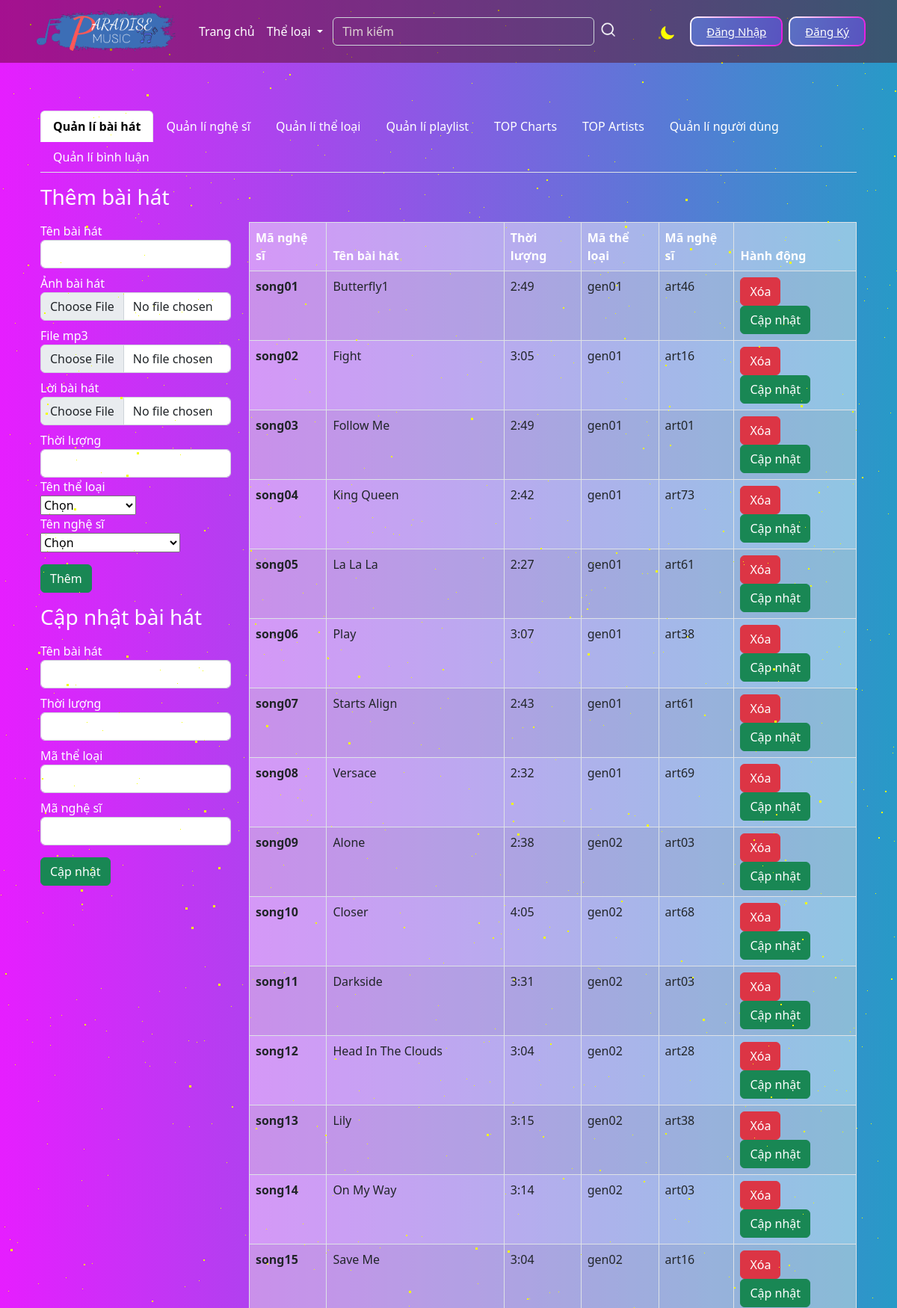
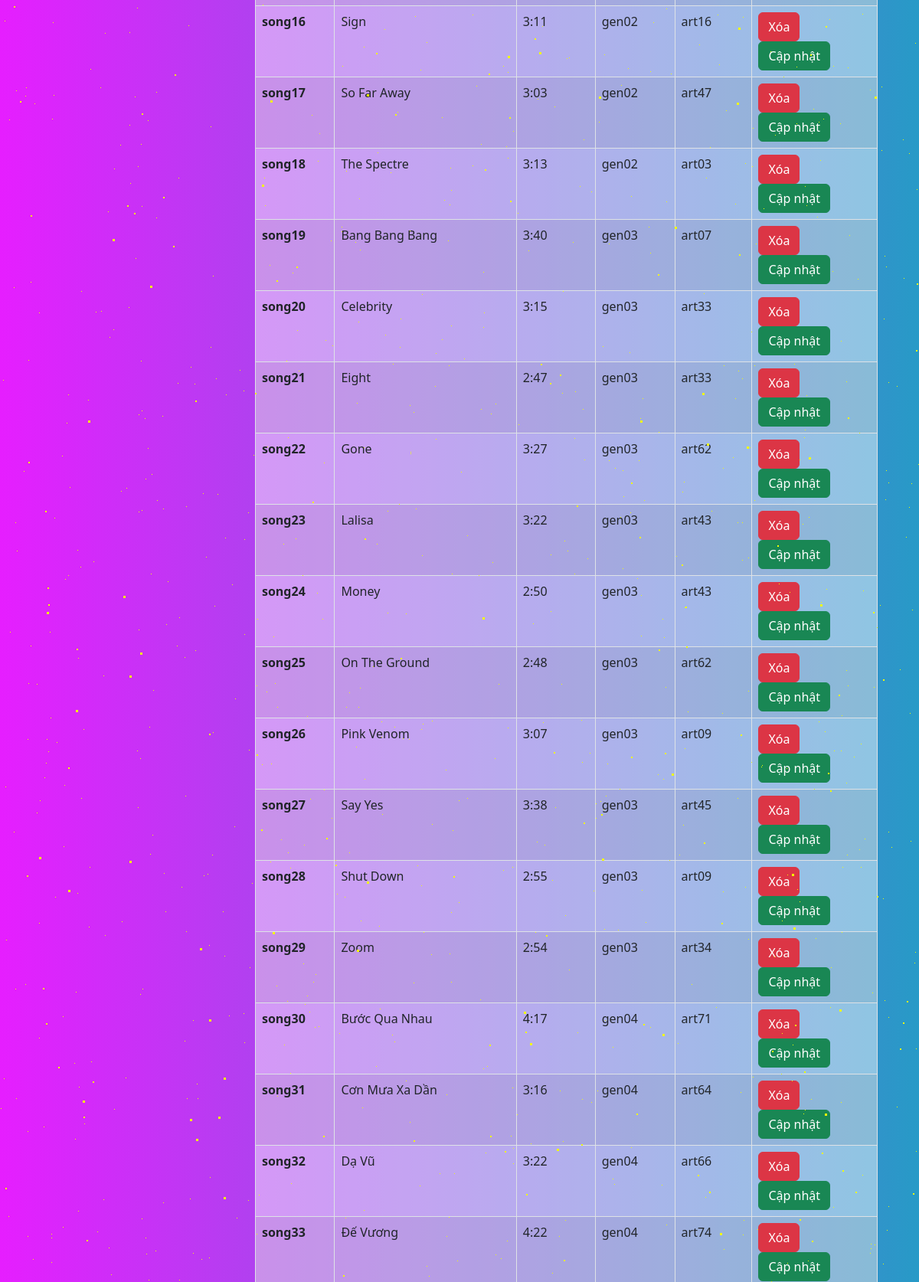
Screenshot of /source/admin.php (upper part) with the database file from the repository (2 pictures, top to bottom).
### tables this page shows
CREATE TABLE `song` (
  `songID` varchar(50) NOT NULL,
  `songName` varchar(50) DEFAULT NULL,
  `songImg` varchar(50) DEFAULT NULL,
  `songPath` varchar(50) DEFAULT NULL,
  `songLyric` varchar(100) DEFAULT NULL,
  `songDuration` varchar(50) DEFAULT NULL,
  `songLiked` int(50) DEFAULT NULL,
  `genreID` varchar(50) DEFAULT NULL,
  `artistID` varchar(50) DEFAULT NULL,
  `ratingStarAverage` float(1,1) DEFAULT NULL
);

### source/admin/loadSong.php (the view)
<?php
echo '
<div class="tab-pane active" id="songManage">
<h3 class=" mt-3 mb-3" style="color: white;">Thêm bài hát</h1>
<div class="row">
    <div class="col-md-3">
    <form action="api/admin/addSong.php" method="post" enctype="multipart/form-data" class="form-horizontal w-100">
    <div class="form-group">
        <label class="control-label" for="songName">Tên bài hát</label>
        <input type="text" class="form-control" name="songName" id="songName" placeholder="">
    </div>
    <div class="form-group mt-2">
        <label class="control-label" for="songImg">Ảnh bài hát</label>
        <input type="file" class="form-control" name="songImg" id="songImg" placeholder="">
    </div>
    <div class="form-group mt-2">
        <label class="control-label" for="songPath">File mp3</label>
        <input type="file" class="form-control" name="songPath" id="songPath" placeholder="">
    </div>
    <div class="form-group mt-2">
        <label class="control-label " for="songLyric">Lời bài hát</label>
        <input type="file" class="form-control" name="songLyric" id="songLyric" placeholder="">
    </div>
    <div class="form-group mt-2">
        <label class="control-label" for="songDuration">Thời lượng</label>
        <input type="text" class="form-control" name="songDuration" id="songDuration" placeholder="">
    </div>
    <div class="form-group mb3">
        <div class="input-group-prepend">
            <label class="control-label" for="genreID">Tên thể loại</label>
        </div>
        <select class="custom-select" name="selectGenre" id="selectGenre">
            <option selected>Chọn</option>';
                $sql = "SELECT * FROM genre";
                $result = mysqli_query($conn, $sql);
                while($row = $result->fetch_assoc()){
                    echo '<option value="'.$row['genreID'].'">'.$row['genreName'].'</option>';
                }echo'
        </select>
    </div>
    <div class="form-group mb3">
        <div class="input-group-prepend">
            <label class="control-label" for="artistID">Tên nghệ sĩ</label>
        </div>
        <select class="custom-select" name="selectArtist" id="selectArtist">
            <option selected>Chọn</option>';
                $sql1 = "SELECT * FROM artist";
                $result1 = mysqli_query($conn, $sql1);
                while($row1 = $result1->fetch_assoc()){
                    echo '<option value="'.$row1['artistID'].'">'.$row1['artistName'].'</option>';
                }echo'
        </select>
    </div>
    <div class="form-group mt-3">
        <button type="submit" class="btn btn-success" name="addsongBtn">Thêm</button>
    </div>
</form>
        <h3 class=" mt-3 mb-3" style="color: white;">Cập nhật bài hát</h1>
        <form class="form-horizontal w-100" action="api/admin/updatesong.php" method="POST">
            <div class="form-group">
                <label class="control-label" for="songName">Tên bài hát</label>
                <input type="text" class="form-control" id="songName1" name="songName1" placeholder="">
                <input type="hidden" class="form-control" id="songNameHide" name="songNameHide" placeholder="">
            </div>
            <div class="form-group mt-2">
                <label class="control-label" for="songDuration">Thời lượng</label>
                <input type="text" class="form-control" id="songDuration1" name="songDuration1" placeholder="">
            </div>
            <div class="form-group mt-2">
                <label class="control-label" for="genID">Mã thể loại</label>
                <input type="text" class="form-control" id="genID1" name="genID1" placeholder="">
            </div>
            <div class="form-group mt-2">
                <label class="control-label" for="artID">Mã nghệ sĩ</label>
                <input type="text" class="form-control" id="artID1" name="artID1" placeholder="">
            </div>
            <div class="form-group mt-3">
                <button id="updatesongBtn-form" type="submit" class="btn btn-success update-Song">Cập nhật</button>
            </div>
        </form>
        <script>
        </script>
    </div>
    <div class="col-md-9">
        <table class="table table-striped table-hover table-bordered">
            <thead>
            <tr>
                <th id="songtID" name="songID">Mã nghệ sĩ</th>
                <th id="songName">Tên bài hát</th>
                <th id="songDuration">Thời lượng</th>
                <th id="genreID">Mã thể loại</th>
                <th id="artistID">Mã nghệ sĩ</th>
                <th id="action">Hành động</th>
            </tr>
            </thead>
            <tbody id="table-body">
                    ';
                        require_once("api/connect.php");
                        $i = 0;
                        $sql = "SELECT * FROM song";
                        $result = mysqli_query($conn, $sql);
                        while($row = $result->fetch_assoc()){
                            echo '
                            <tr>
                            <th>'.$row['songID'].'</th>
                            <td>'.$row['songName'].'</td>
                            <td>'.$row['songDuration'].'</td>
                            <td>'.$row['genreID'].'</td>
                            <td>'.$row['artistID'].'</td>
                            <td>
                            <a href="api/admin/deleteSong.php?s='.$row['songID'].'" class="btn btn-danger delete-Song">Xóa</a>
                            <button id="updatesongBtn'.$i.'" type="submit" class="btn btn-success update-Song">Cập nhật</button>
                            </td>
                            </tr>
                            ';
                            $i++;
                        }
                    echo '
            </tbody>
            </table>
            </div>
            </div>
            </div>
        ';
?>

### source/css/admin.css (style rules this page uses)
h3 { color: white; }
table { color: white; background-color: rgba(255, 255, 255, 0.459); color: white; }
label { color: white; }
thead { color: white; }
input { background-color: rgba(255, 255, 255, 0.429); }

### source/css/navabar&footer.css (style rules this page uses)
body { background-image: linear-gradient(to right, #e61eff, #279ac7); }
.form-control::placeholder { color: rgb(222, 210, 210); opacity: 1; }

### rows the page displays
song: songID "song01", songName "Butterfly1", songDuration "2:49", genreID "gen01", artistID "art46"
song: songID "song02", songName "Fight", songDuration "3:05", genreID "gen01", artistID "art16"
song: songID "song03", songName "Follow Me", songDuration "2:49", genreID "gen01", artistID "art01"
song: songID "song04", songName "King Queen", songDuration "2:42", genreID "gen01", artistID "art73"
song: songID "song05", songName "La La La", songDuration "2:27", genreID "gen01", artistID "art61"
song: songID "song06", songName "Play", songDuration "3:07", genreID "gen01", artistID "art38"
song: songID "song07", songName "Starts Align", songDuration "2:43", genreID "gen01", artistID "art61"
song: songID "song08", songName "Versace", songDuration "2:32", genreID "gen01", artistID "art69"
song: songID "song09", songName "Alone", songDuration "2:38", genreID "gen02", artistID "art03"
song: songID "song10", songName "Closer", songDuration "4:05", genreID "gen02", artistID "art68"
song: songID "song11", songName "Darkside", songDuration "3:31", genreID "gen02", artistID "art03"
song: songID "song12", songName "Head In The Clouds", songDuration "3:04", genreID "gen02", artistID "art28"
song: songID "song13", songName "Lily", songDuration "3:15", genreID "gen02", artistID "art38"
song: songID "song14", songName "On My Way", songDuration "3:14", genreID "gen02", artistID "art03"
song: songID "song15", songName "Save Me", songDuration "3:04", genreID "gen02", artistID "art16"
song: songID "song16", songName "Sign", songDuration "3:11", genreID "gen02", artistID "art16"
song: songID "song17", songName "So Far Away", songDuration "3:03", genreID "gen02", artistID "art47"
song: songID "song18", songName "The Spectre", songDuration "3:13", genreID "gen02", artistID "art03"
song: songID "song19", songName "Bang Bang Bang", songDuration "3:40", genreID "gen03", artistID "art07"
song: songID "song20", songName "Celebrity", songDuration "3:15", genreID "gen03", artistID "art33"
song: songID "song21", songName "Eight", songDuration "2:47", genreID "gen03", artistID "art33"
song: songID "song22", songName "Gone", songDuration "3:27", genreID "gen03", artistID "art62"
song: songID "song23", songName "Lalisa", songDuration "3:22", genreID "gen03", artistID "art43"
song: songID "song24", songName "Money", songDuration "2:50", genreID "gen03", artistID "art43"
song: songID "song25", songName "On The Ground", songDuration "2:48", genreID "gen03", artistID "art62"
song: songID "song26", songName "Pink Venom", songDuration "3:07", genreID "gen03", artistID "art09"
song: songID "song27", songName "Say Yes", songDuration "3:38", genreID "gen03", artistID "art45"
song: songID "song28", songName "Shut Down", songDuration "2:55", genreID "gen03", artistID "art09"
song: songID "song29", songName "Zoom", songDuration "2:54", genreID "gen03", artistID "art34"
song: songID "song30", songName "Bước Qua Nhau", songDuration "4:17", genreID "gen04", artistID "art71"
song: songID "song31", songName "Cơn Mưa Xa Dần", songDuration "3:16", genreID "gen04", artistID "art64"
song: songID "song32", songName "Dạ Vũ", songDuration "3:22", genreID "gen04", artistID "art66"
song: songID "song33", songName "Đế Vương", songDuration "4:22", genreID "gen04", artistID "art74"
